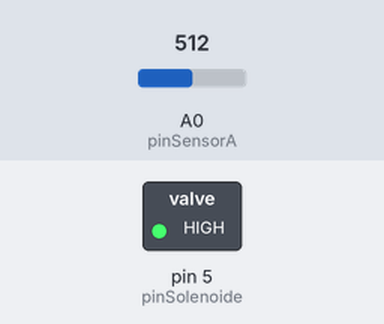
Bench run of a sketch on a simulated Arduino Uno, built with avr-gcc and run on an emulated ATmega328P. Parts: switched loads named in the sketch (green lamp = pin HIGH). The test bench sets the inputs (shaded band); at power-on: A0 (pinSensorA) = 512. What the sketch prints to the serial monitor is not drawn.

Above: at 1.2 s.
1.3 s: A0 (pinSensorA) set to 686
2.8 s: A0 (pinSensorA) set to 718
At 3.9 s:
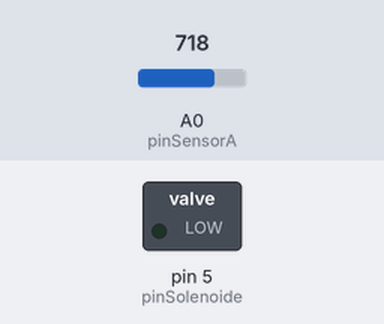
4.3 s: A0 (pinSensorA) set to 690
At 5.1 s:
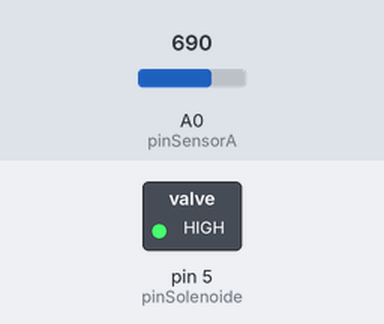
5.8 s: A0 (pinSensorA) set to 710
At 6.3 s:
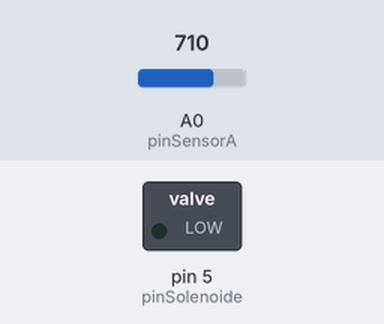
Timing chart, 0 to 8.3 s (numbered marks = the images above; inputs shaded):
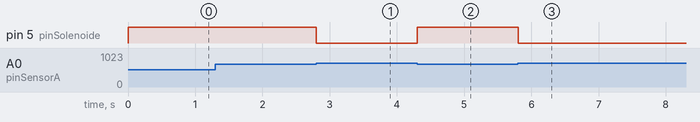

The sketch:

SistemaIrrigacaoFinal.ino
```cpp
#define pinSensorA A0
#define pinSensorD 2
#define pinSolenoide 5

void setup() {
  Serial.begin(9600);
  pinMode(pinSensorD, INPUT);
  pinMode(pinSolenoide, OUTPUT);
}

void loop() {

  if (analogRead(pinSensorA) > 700) {
     digitalWrite(pinSolenoide, LOW);
     Serial.println(digitalRead(pinSolenoide));
  } else {
     digitalWrite(pinSolenoide, HIGH);
     Serial.println(digitalRead(pinSolenoide));
  }
}
```

Measured:
- the behaviour switches between 700 and 701 on A0 (pinSensorA) (found by bisection; images 0 and 1)
- after the input at 2.8 s, pin 5 (pinSolenoide): HIGH → LOW at once
- after the input at 4.3 s, pin 5 (pinSolenoide): LOW → HIGH at once
- after the input at 5.8 s, pin 5 (pinSolenoide): HIGH → LOW at once
